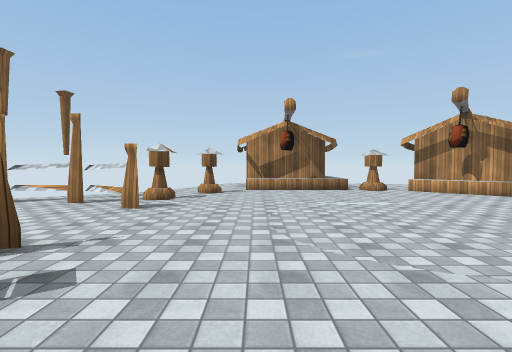
[1] (above)

14 first-person views from a walk through a 3-D level made in the Unity game engine. The camera is 1.4 m above the floor, tilts 2° down and sees 85° across. The floor is counted in squares, 2 m on a side. Each view is taken from the middle of a square. On the plan, view 1 faces up. The plan holds only what a view shows up to about 9 squares ahead; the rest is blank. The place goes on beyond the plan. The player character is not drawn. Some surface patterns are stand-ins.

[2]
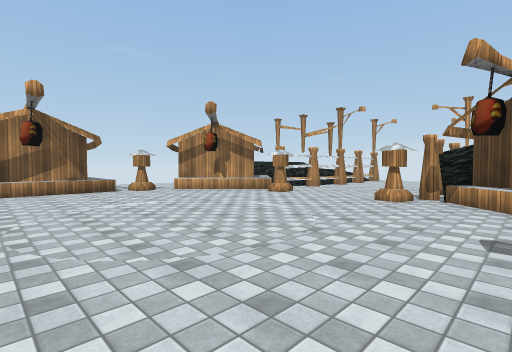

[3]
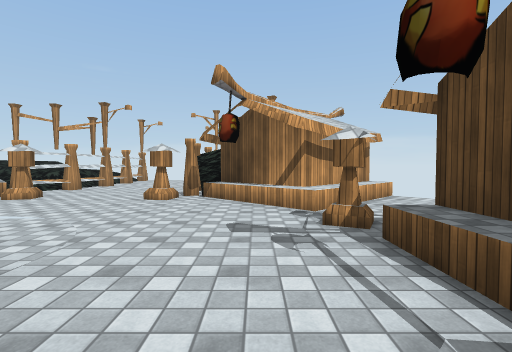

[4]
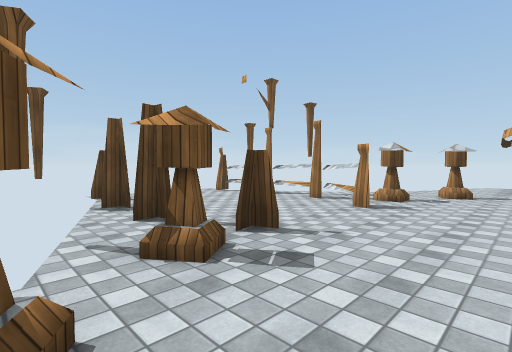

[5]
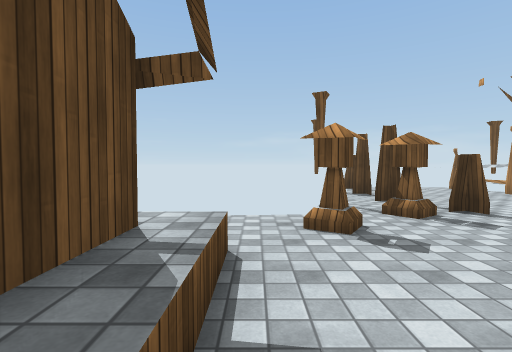

[6]
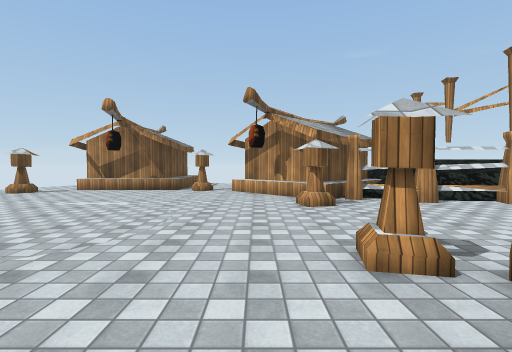

[7]
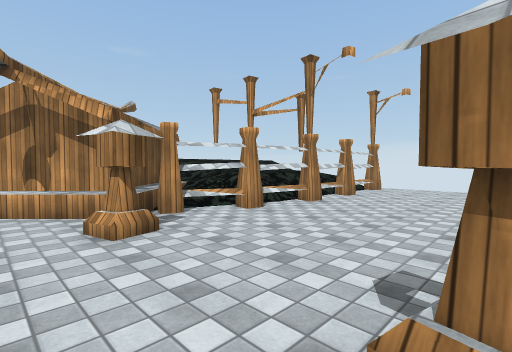

[8]
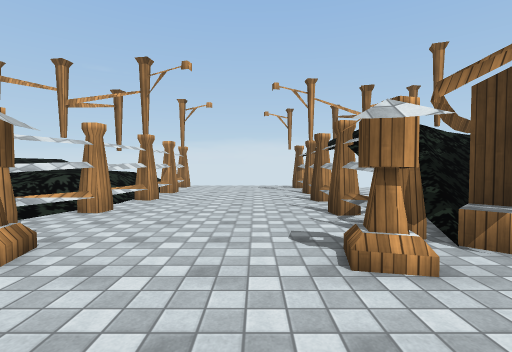

[9]
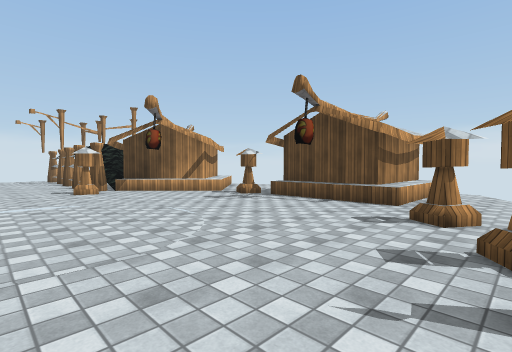

[10]
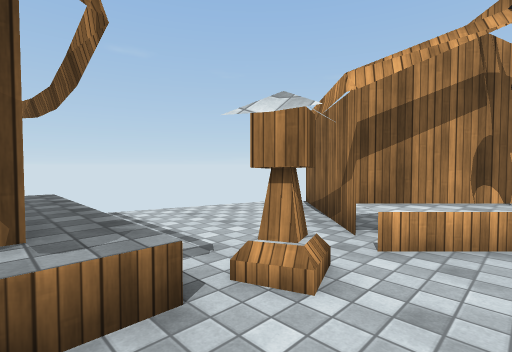

[11]
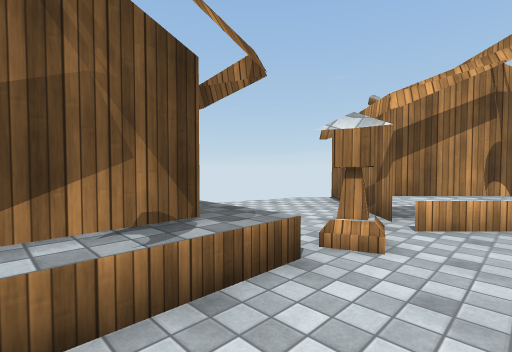

[12]
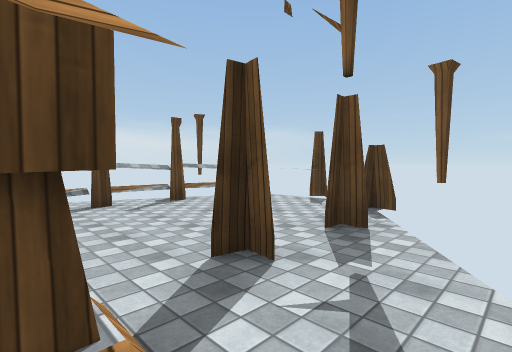

[13]
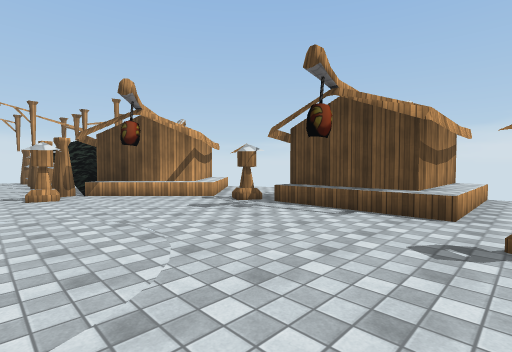

[14]
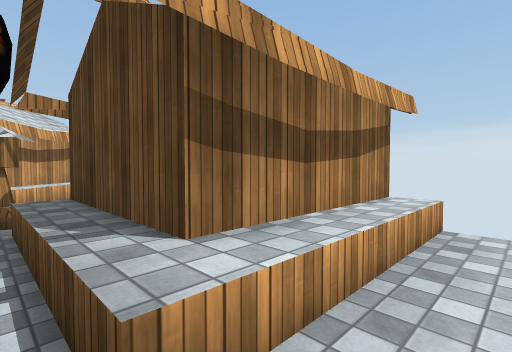

### Floor plan
Key: @ floor where view 1 was taken; # wall or solid block; x gap in a wall; . main floor; : floor 1.25 m higher than the main floor; / step, stairs or slope; = window, fence, low wall or low ledge; v drop or lower ground; T thing the floor can be seen under or through.
Columns run from 7 left of view 1 to 14 right of it. Each row starts with its distance up from view 1.
 11          #...
 10          #....#    vv
  9      .####...###/////
  8      .#...#.####//:/
  7     ........###//==/
  6 ##...#........##/////
  5 x.TTT#.......#...##/..
  4  .....................
  3  .....................
  2 x..###.......########
  1  ### #........##    #
  0      ##@.....##
 -1       ....#.###
 -2       .####..##
 -3       .#   ...x
 -4       .#
 -5        #

Positions as (right, up) in squares from view 1, and headings:
1: (0, 0), facing up
2: (0, 0), facing up-right
3: (0, 0), facing right
4: (0, 0), facing up-left
5: (2, -1), facing left
6: (5, 0), facing up
7: (5, 2), facing up-right
8: (4, 3), facing right
9: (-2, 4), facing down-right
10: (2, 7), facing up-right
11: (1, 7), facing up-right
12: (-2, 7), facing down-left
13: (-1, 3), facing down-right
14: (-1, -1), facing down-right
